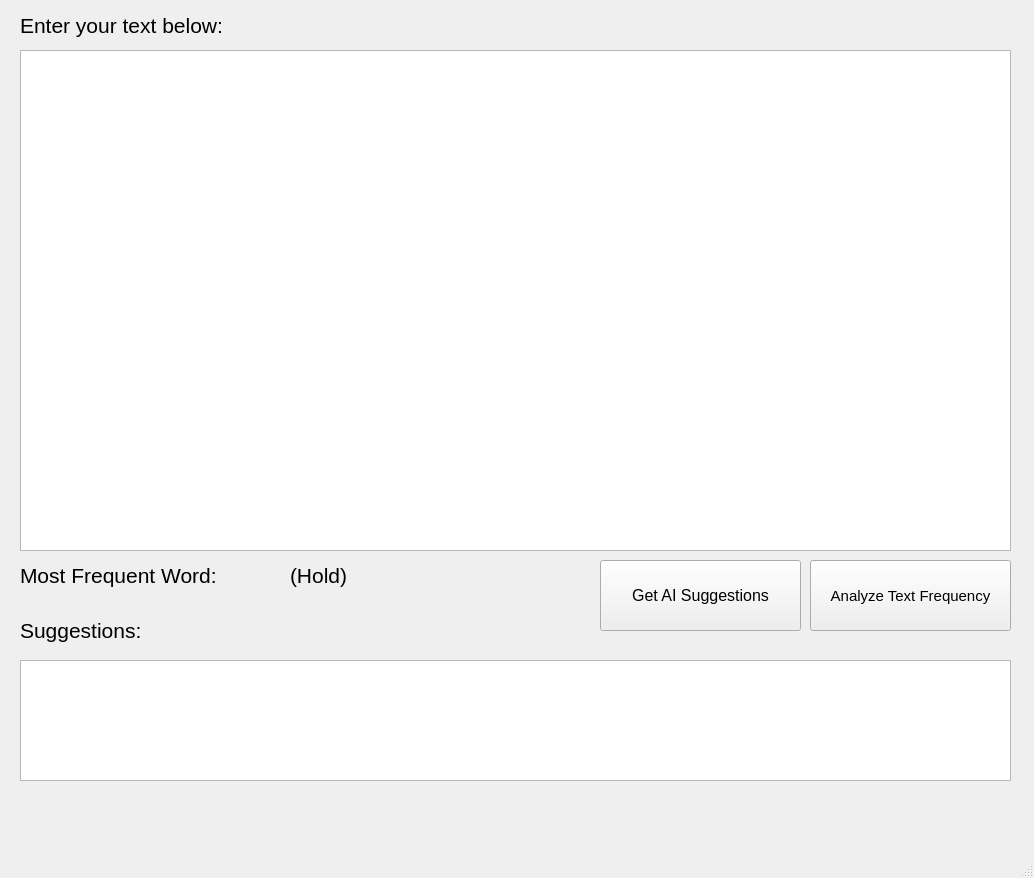
<?xml version="1.0" encoding="UTF-8"?>
<ui version="4.0">
 <class>MainWindow</class>
 <widget class="QMainWindow" name="MainWindow">
  <property name="geometry">
   <rect>
    <x>0</x>
    <y>0</y>
    <width>1034</width>
    <height>878</height>
   </rect>
  </property>
  <property name="windowTitle">
   <string>MainWindow</string>
  </property>
  <widget class="QWidget" name="centralwidget">
   <widget class="QTextEdit" name="inputTextEdit">
    <property name="geometry">
     <rect>
      <x>20</x>
      <y>50</y>
      <width>991</width>
      <height>501</height>
     </rect>
    </property>
   </widget>
   <widget class="QLabel" name="labelInputPrompt">
    <property name="geometry">
     <rect>
      <x>20</x>
      <y>10</y>
      <width>301</width>
      <height>31</height>
     </rect>
    </property>
    <property name="font">
     <font>
      <pointsize>16</pointsize>
     </font>
    </property>
    <property name="text">
     <string>Enter your text below:</string>
    </property>
   </widget>
   <widget class="QPushButton" name="analyzeButton">
    <property name="geometry">
     <rect>
      <x>810</x>
      <y>560</y>
      <width>201</width>
      <height>71</height>
     </rect>
    </property>
    <property name="font">
     <font>
      <pointsize>11</pointsize>
     </font>
    </property>
    <property name="text">
     <string>Analyze Text Frequency</string>
    </property>
   </widget>
   <widget class="QPushButton" name="suggestButton">
    <property name="geometry">
     <rect>
      <x>600</x>
      <y>560</y>
      <width>201</width>
      <height>71</height>
     </rect>
    </property>
    <property name="font">
     <font>
      <pointsize>12</pointsize>
     </font>
    </property>
    <property name="text">
     <string>Get AI Suggestions</string>
    </property>
   </widget>
   <widget class="QLabel" name="labelMostFrequentTitle">
    <property name="geometry">
     <rect>
      <x>20</x>
      <y>560</y>
      <width>321</width>
      <height>31</height>
     </rect>
    </property>
    <property name="font">
     <font>
      <pointsize>16</pointsize>
     </font>
    </property>
    <property name="text">
     <string>Most Frequent Word:</string>
    </property>
   </widget>
   <widget class="QLabel" name="frequentWordLabel">
    <property name="geometry">
     <rect>
      <x>290</x>
      <y>550</y>
      <width>111</width>
      <height>51</height>
     </rect>
    </property>
    <property name="font">
     <font>
      <pointsize>16</pointsize>
     </font>
    </property>
    <property name="text">
     <string>(Hold)</string>
    </property>
   </widget>
   <widget class="QLabel" name="labelSuggestionTitle">
    <property name="geometry">
     <rect>
      <x>20</x>
      <y>610</y>
      <width>291</width>
      <height>41</height>
     </rect>
    </property>
    <property name="font">
     <font>
      <pointsize>16</pointsize>
     </font>
    </property>
    <property name="text">
     <string>Suggestions:</string>
    </property>
   </widget>
   <widget class="QTextEdit" name="suggestionOutput">
    <property name="geometry">
     <rect>
      <x>20</x>
      <y>660</y>
      <width>991</width>
      <height>121</height>
     </rect>
    </property>
    <property name="readOnly">
     <bool>true</bool>
    </property>
   </widget>
  </widget>
  <widget class="QMenuBar" name="menubar">
   <property name="geometry">
    <rect>
     <x>0</x>
     <y>0</y>
     <width>1034</width>
     <height>22</height>
    </rect>
   </property>
  </widget>
  <widget class="QStatusBar" name="statusbar"/>
 </widget>
 <resources/>
 <connections/>
</ui>
